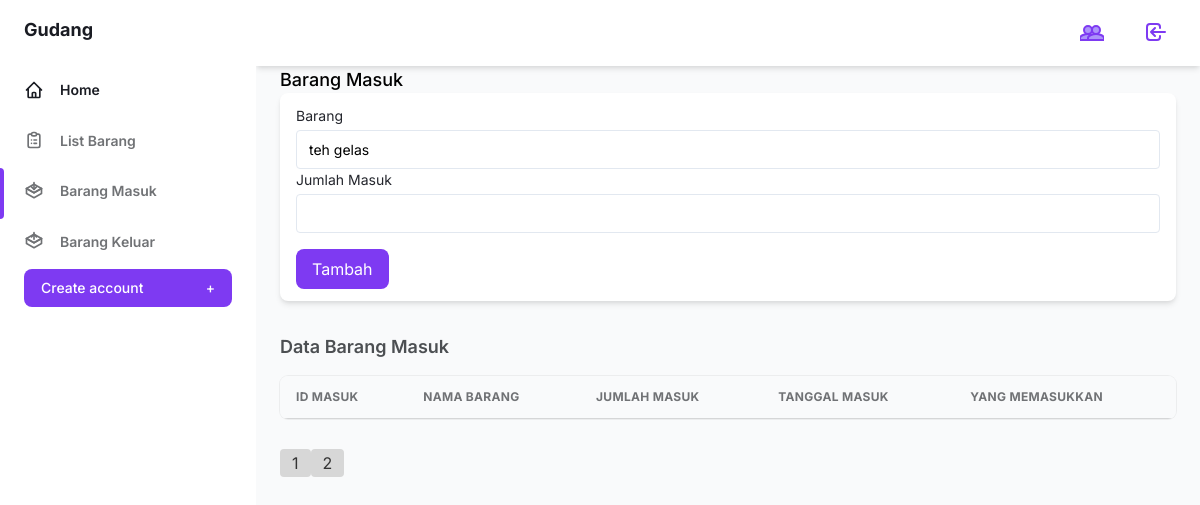
Page /barang_masuk.php?page=3 (signed in) on the earlier database version.
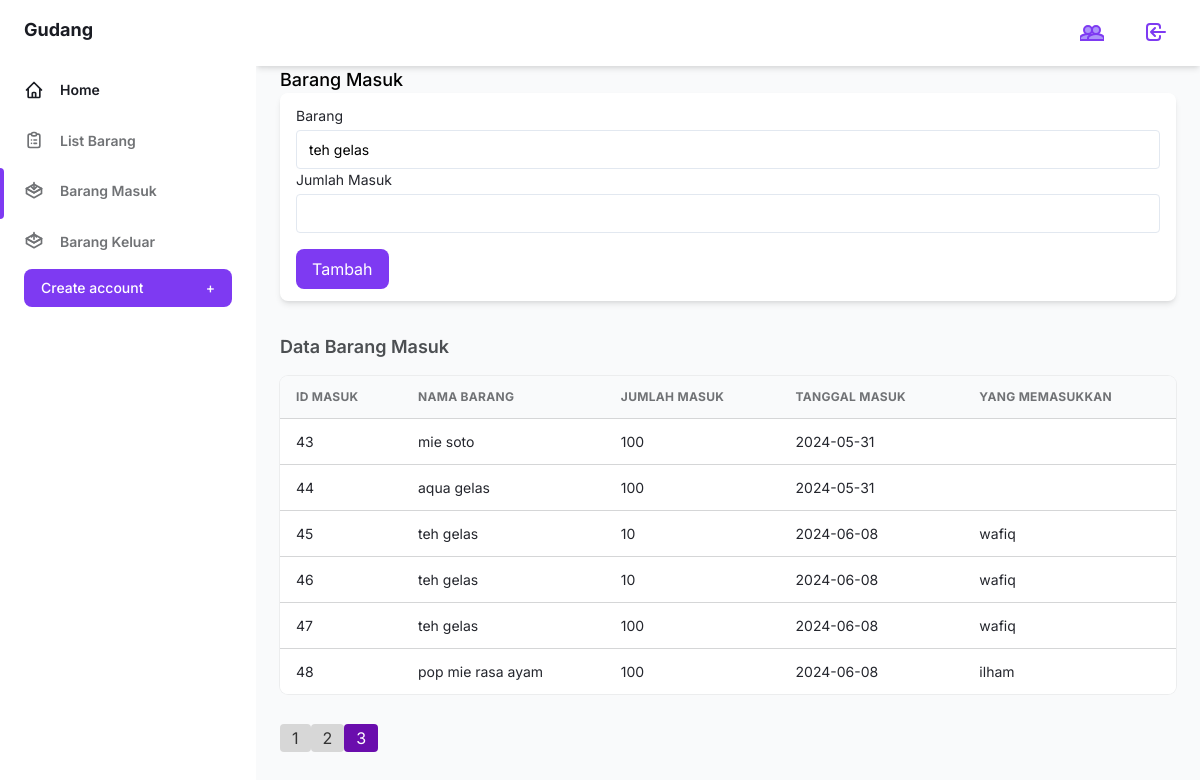
Same page on the later database version.
### tables this page shows
CREATE TABLE `barang_masuk` (
  `id_masuk` int(11) NOT NULL,
  `id_barang` int(11) DEFAULT NULL,
  `jumlah_masuk` int(11) DEFAULT NULL,
  `tanggal_masuk` date DEFAULT NULL,
  `nama` varchar(100) NOT NULL
);

CREATE TABLE `barang` (
  `id_barang` int(11) NOT NULL,
  `nama_barang` varchar(255) DEFAULT NULL,
  `stock` int(11) DEFAULT NULL,
  `jenis` varchar(20) NOT NULL
);

### barang_masuk.php (the view, shortened to what this page needs)
<?php
include 'config.php';
$query_barang = "SELECT * FROM barang";
$result_barang = $connect->query($query_barang);
$limit = 10;
$page = isset($_GET['page']) ? $_GET['page'] : 1;
$offset = ($page - 1) * $limit;
$query_masuk = "SELECT barang_masuk.id_masuk, barang.nama_barang, barang_masuk.jumlah_masuk, barang_masuk.tanggal_masuk, barang_masuk.nama
          FROM barang_masuk
          JOIN barang ON barang.id_barang = barang_masuk.id_barang
          LIMIT $limit OFFSET $offset";
$result_masuk = $connect->query($query_masuk);
$total_masuk = mysqli_query($connect, "SELECT COUNT(*) AS total FROM barang_masuk")->fetch_assoc()['total'];
$total_pages = ceil($total_masuk / $limit);
?>
<!DOCTYPE html>
<html :class="{ 'theme-dark': dark }" x-data="data()" lang="en">
<head>
    <link rel="stylesheet" href="./assets/css/tailwind.output.css" />
    <link rel="stylesheet" href="https://cdnjs.cloudflare.com/ajax/libs/Chart.js/2.9.3/Chart.min.css" />
    <link rel="stylesheet" href="./assets/css/baru.css">
</head>
<body>
<div class="flex h-screen bg-gray-50 dark:bg-gray-900" :class="{ 'overflow-hidden': isSideMenuOpen }">
    <aside class="z-20 hidden w-64 overflow-y-auto bg-white dark:bg-gray-800 md:block flex-shrink-0">
        <div class="py-4 text-gray-500 dark:text-gray-400">
            <a class="ml-6 text-lg font-bold text-gray-800 dark:text-gray-200" href="#">
                Gudang
            </a>
            <ul class="mt-6">
                <li class="relative px-6 py-3">
                    <a class="inline-flex items-center w-full text-sm font-semibold text-gray-800 transition-colors duration-150 hover:text-gray-800 dark:hover:text-gray-200 dark:text-gray-100" href="index.php">
                        <span class="ml-4">Home</span>
                    </a>
                </li>
            </ul>
            <ul>
                <li class="relative px-6 py-3">
                    <a class="inline-flex items-center w-full text-sm font-semibold transition-colors duration-150 hover:text-gray-800 dark:hover:text-gray-200" href="tambah_barang.php">
                        <span class="ml-4">List Barang</span>
                    </a>
                </li>
                <li class="relative px-6 py-3">
                    <span class="absolute inset-y-0 left-0 w-1 bg-purple-600 rounded-tr-lg rounded-br-lg" aria-hidden="true"></span>
                    <a class="inline-flex items-center w-full text-sm font-semibold transition-colors duration-150 hover:text-gray-800 dark:hover:text-gray-200" href="barang_masuk.php">
                        <span class="ml-4">Barang Masuk</span>
                    </a>
                </li>
                <li class="relative px-6 py-3">
                    <a class="inline-flex items-center w-full text-sm font-semibold transition-colors duration-150 hover:text-gray-800 dark:hover:text-gray-200" href="barang_keluar.php">
                        <span class="ml-4">Barang Keluar</span>
                    </a>
                </li>
            </ul>
                <?php if ($_SESSION['role_id'] == '1') : ?>
                    <div class="px-6 my-5">
            <a href="pages/user_add.php">
            <button
              class="flex items-center justify-between w-full px-4 py-2 text-sm font-medium leading-5 text-white transition-colors duration-150 bg-purple-600 border border-transparent rounded-lg active:bg-purple-600 hover:bg-purple-700 focus:outline-none focus:shadow-outline-purple"
            >
              Create account
              <span class="ml-2" aria-hidden="true">+</span>
            </button>
            </a>
          </div>
                <?php endif; ?>
        </div>
    </aside>
    <div class="flex flex-col flex-1 w-full">
        <header class="z-10 py-4 bg-white shadow-md dark:bg-gray-800">
        <div
            class="container flex items-center justify-between h-full px-6 mx-auto text-purple-600 dark:text-purple-300"
          >
            <ul class="flex items-center flex-shrink-0 space-x-6">
              <li class="flex">
              <?php if ($_SESSION['role_id'] == '1') : ?>
                <button>
                      <a
                        class="inline-flex items-center w-full px-2 py-1 text-sm font-semibold transition-colors duration-150 rounded-md hover:bg-gray-100 hover:text-gray-800 dark:hover:bg-gray-800 dark:hover:text-gray-200"
                        href="user.php"
                      >
                      </a>
                  </button>
                  <?php endif; ?>
                </li>
              <li class="flex">
                <button>
                      <a
                        class="inline-flex items-center w-full px-2 py-1 text-sm font-semibold transition-colors duration-150 rounded-md hover:bg-gray-100 hover:text-gray-800 dark:hover:bg-gray-800 dark:hover:text-gray-200"
                        href="logout.php"
                      >
                        <svg
                          class="w-6 h-6"
                          aria-hidden="true"
                          fill="none"
                          stroke-linecap="round"
                          stroke-linejoin="round"
                          stroke-width="2"
                          viewBox="0 0 24 24"
                          stroke="currentColor"
                        >
                          <path
                            d="M11 16l-4-4m0 0l4-4m-4 4h14m-5 4v1a3 3 0 01-3 3H6a3 3 0 01-3-3V7a3 3 0 013-3h7a3 3 0 013 3v1"
                          ></path>
                        </svg>
                      </a>
                  </button>
                </li>
            </ul>
          </div>
        </header>
        <main class="h-full pb-16 overflow-y-auto">
          <div class="container px-6 mx-auto grid">
    <h1 class="text-lg leading-3 font-medium text-gray-900 dark:text-gray-200">
                    Barang Masuk
                <div class="px-4 py-3 mb-8 bg-white rounded-lg shadow-md dark:bg-gray-800">
                    <form method="post" action="">
                        <label class="block text-sm">
                            <span class="text-gray-700 dark:text-gray-400">Barang</span>
                            <select name="id_barang" class="block w-full mt-1 text-sm dark:border-gray-600 dark:bg-gray-700 focus:border-purple-400 focus:outline-none focus:shadow-outline-purple dark:text-gray-300 dark:focus:shadow-outline-gray form-input">
                                <?php while($data_barang = mysqli_fetch_array($result_barang)) { ?>
                                    <option value="<?php echo $data_barang['id_barang']; ?>"><?php echo $data_barang['nama_barang']; ?></option>
                                <?php } ?>
                            </select>
                        </label>
                        <label class="block text-sm">
                            <span class="text-gray-700 dark:text-gray-400">Jumlah Masuk</span>
                            <input name="jumlah_masuk" type="number" class="block w-full mt-1 text-sm dark:border-gray-600 dark:bg-gray-700 focus:border-purple-400 focus:outline-none focus:shadow-outline-purple dark:text-gray-300 dark:focus:shadow-outline-gray form-input" />
                        </label>
                        <input name="submit" type="submit" value="Tambah" class="mt-4 px-4 py-2 text-white bg-purple-600 rounded-lg hover:bg-purple-700" />
                    </form>
                </div>
                <h4 class="mb-4 text-lg font-semibold text-gray-600 dark:text-gray-300">
                    Data Barang Masuk
                </h4>
                <div class="w-full overflow-hidden rounded-lg shadow-xs">
                    <div class="w-full overflow-x-auto">
                        <table class="w-full whitespace-no-wrap">
                            <thead>
                                <tr class="text-xs font-semibold tracking-wide text-left text-gray-500 uppercase border-b dark:border-gray-700 bg-gray-50 dark:text-gray-400 dark:bg-gray-800">
                                    <th class="px-4 py-3">ID Masuk</th>
                                    <th class="px-4 py-3">Nama Barang</th>
                                    <th class="px-4 py-3">Jumlah Masuk</th>
                                    <th class="px-4 py-3">Tanggal Masuk</th>
                                    <th class="px-4 py-3">Yang memasukkan</th>
                                </tr>
                            </thead>
                            <tbody class="bg-white divide-y dark:divide-gray-700 dark:bg-gray-800">
                                <?php while($data_masuk = mysqli_fetch_array($result_masuk)) { ?>
                                    <tr class="text-gray-700 dark:text-gray-400">
                                        <td class="px-4 py-3 text-sm"><?php echo $data_masuk['id_masuk']; ?></td>
                                        <td class="px-4 py-3 text-sm"><?php echo $data_masuk['nama_barang']; ?></td>
                                        <td class="px-4 py-3 text-sm"><?php echo $data_masuk['jumlah_masuk']; ?></td>
                                        <td class="px-4 py-3 text-sm"><?php echo $data_masuk['tanggal_masuk']; ?></td>
                                        <td class="px-4 py-3 text-sm"><?php echo $data_masuk['nama']; ?></td>
                                    </tr>
                                <?php } ?>
                            </tbody>
                        </table>
                    </div>
                </div>
                <nav class="mt-8">
                        <ul class="pagination flex">
                            <?php for ($i = 1; $i <= $total_pages; $i++) { ?>
                                <li class="page-item <?php if ($i == $page) echo 'active'; ?>">
                                    <a class="page-link px-3 py-1 rounded mx-1 <?php if ($i == $page) echo 'bg-active'; else echo 'bg-inactive'; ?>" href="barang_masuk.php?page=<?= $i; ?>"><?= $i; ?></a>
                                </li>
                            <?php } ?>
                        </ul>
                    </nav>
            </div>
        </main>
    </div>
</div>
</body>
</html>

### assets/css/baru.css (style rules this page uses)
.bg-active { background-color: #6a0dad; color: white; }
.bg-inactive { background-color: #d7d7d7; color: #333; }

Differences in the rows shown:
added barang_masuk: id_masuk "43", id_barang.nama_barang "mie soto", jumlah_masuk "100", tanggal_masuk "2024-05-31"
added barang_masuk: id_masuk "44", id_barang.nama_barang "aqua gelas", jumlah_masuk "100", tanggal_masuk "2024-05-31"
added barang_masuk: id_masuk "45", id_barang.nama_barang "teh gelas", jumlah_masuk "10", tanggal_masuk "2024-06-08", nama "wafiq"
added barang_masuk: id_masuk "46", id_barang.nama_barang "teh gelas", jumlah_masuk "10", tanggal_masuk "2024-06-08", nama "wafiq"
added barang_masuk: id_masuk "47", id_barang.nama_barang "teh gelas", jumlah_masuk "100", tanggal_masuk "2024-06-08", nama "wafiq"
added barang_masuk: id_masuk "48", id_barang.nama_barang "pop mie rasa ayam", jumlah_masuk "100", tanggal_masuk "2024-06-08", nama "ilham"
Other differences:
new list line: "3"
